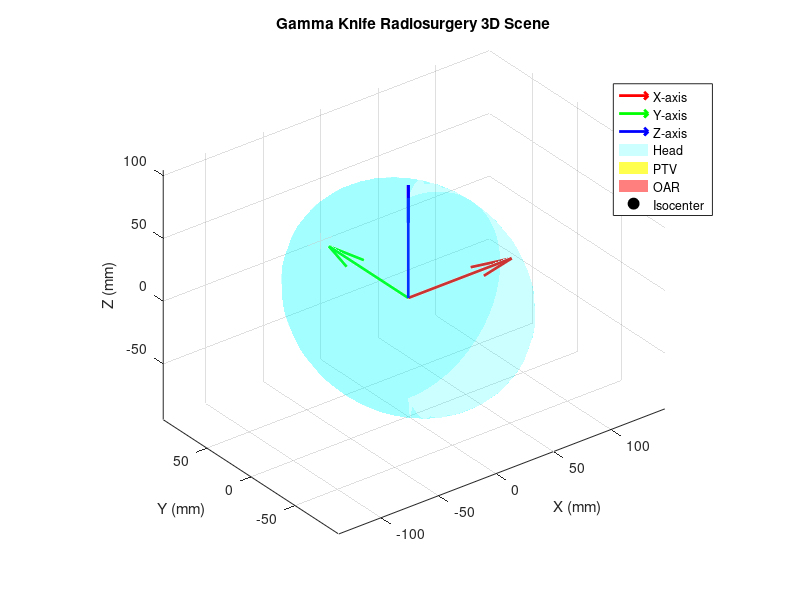

This chart was generated by the following MATLAB code:
%{
Description: Draw the 3D scene with Head, PTV, OAR, isocenter, and the coordinate axes. Choose the
appropriate surface representations, colors, etc. for meaningful visual presentation. The purpose of this step is
to form some visual and spatial comprehension of the scene.
Output: None beyond the plots
Test: Run the function, and plot and save some representative views.
Hint: You could use MATLAB functions for sphere, ellipsoid, etc. as needed
%}

function [] = q1_draw_3d_scene()
    figure('Color', 'white', 'Position', [100, 100, 1200, 800]);
    
    % Plot coordinate axes
    hold on;
    quiver3(0,0,0, 100,0,0, 'r', 'LineWidth', 2, 'DisplayName', 'X-axis');
    quiver3(0,0,0, 0,100,0, 'g', 'LineWidth', 2, 'DisplayName', 'Y-axis');
    quiver3(0,0,0, 0,0,100, 'b', 'LineWidth', 2, 'DisplayName', 'Z-axis');
    
    % Plot head ellipsoid
    [X,Y,Z] = ellipsoid(0,0,0, 80, 100, 80, 30);
    surf(X, Y, Z, 'FaceAlpha', 0.2, 'EdgeColor', 'none', 'FaceColor', 'cyan', 'DisplayName', 'Head');
    
    % Plot PTV sphere
    [X,Y,Z] = sphere(30);
    % ptv_radius = 15;     ptv_center = [30, 0, 15];
    X = X * 15 + 30;
    Y = Y * 15 + 0;
    Z = Z * 15 + 15;
    surf(X, Y, Z, 'FaceColor', 'yellow', 'FaceAlpha', 0.7, 'EdgeColor', 'none', 'DisplayName', 'PTV');
    
    % Plot OAR ellipsoid
    [X,Y,Z] = ellipsoid(0, 30, 45, 15, 25, 15, 30);
    surf(X, Y, Z, 'FaceAlpha', 0.5, 'EdgeColor', 'none', 'FaceColor', 'red', 'DisplayName', 'OAR');
    
    % Plot isocenter point    Isocenter point (center of PTV)
    plot3(30, 0, 15, 'ko', 'MarkerFaceColor', 'black', 'MarkerSize', 10, 'DisplayName', 'Isocenter');
    
    % Formatting
    xlabel('X (mm)');
    ylabel('Y (mm)');
    zlabel('Z (mm)');
    title('Gamma Knife Radiosurgery 3D Scene');
    grid on;
    axis equal;
    view(3);
    legend('Location', 'best');
end